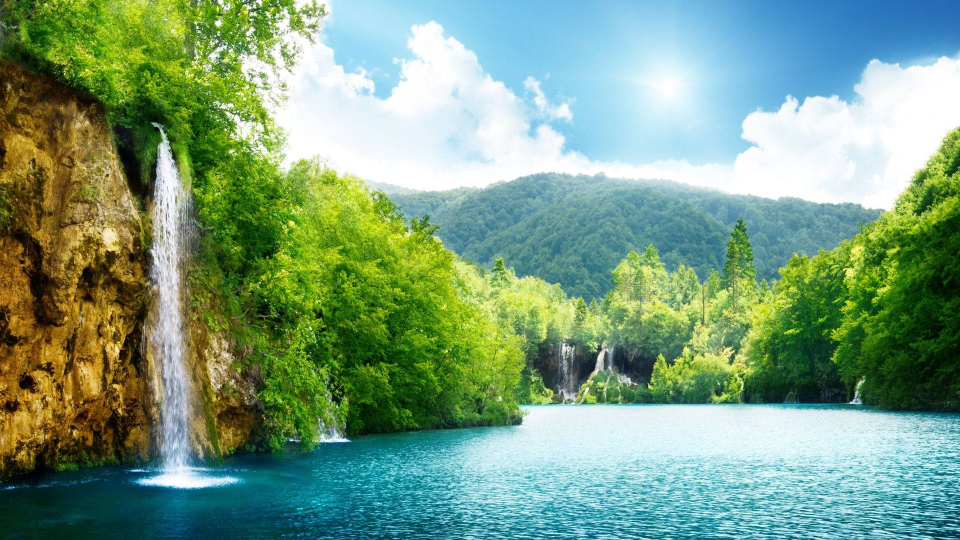
#> input picture session 1/nature.jpg, 1920 x 1080 px (shown at 1/2 size)
$ jupyter execute matplot_opencv_test.ipynb
#> lines starting #> are read from the running program, lines starting #| are printed output that depends on the picture
# Computer graphic

[cell 1]
from matplotlib import pyplot as plt

## Making a simple Liner vector

[cell 2]
x = [1,2,3,4,5]
y = [2,4,6,8,10]
plt.plot(x,y)
plt.title("Simple Line Chart")
plt.xlabel("X")
plt.ylabel("Y")
plt.grid(True)
plt.show()
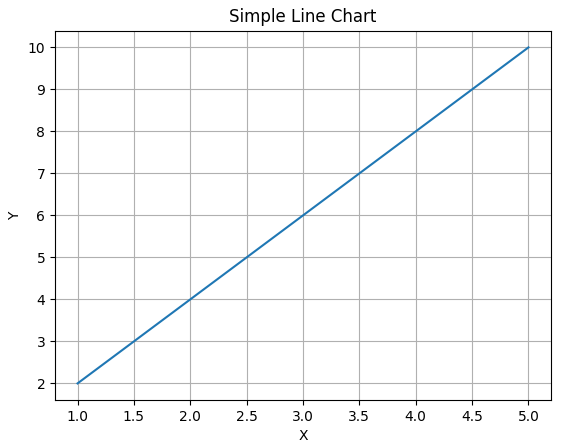
#> figure drawn by matplotlib, 1 panel

## read and show a image

[cell 3]
import cv2

# Reading the image
image = cv2.imread('nature.jpg')
#> image is the input picture: shape (1080, 1920, 3); mean B, G, R 126.7, 157, 121.7

# Converting image color from BGR to RGB
image = cv2.cvtColor(image,cv2.COLOR_BGR2RGB)

# Showing image in Jupyter
plt.imshow(image)
plt.axis("off")
plt.title("Image display")
plt.show()

## Converting image to gray color

[cell 4]
# Doing this after you read the image with cv2
# Turning color from BGR to GRAY
gray = cv2.cvtColor(image,cv2.COLOR_BGR2GRAY)
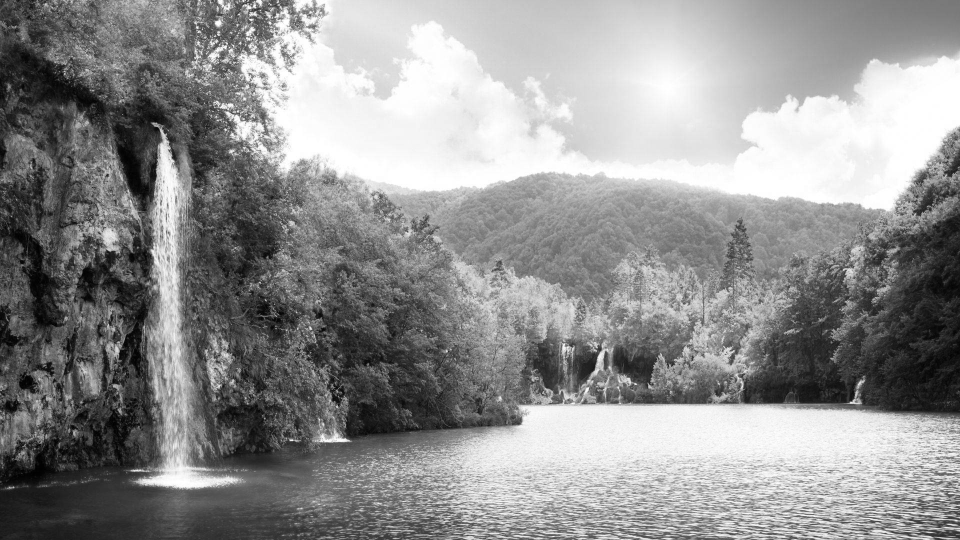
#> gray: shape (1080, 1920) (shown at 1/2 size); min 0, max 255, mean 143.9

# Showing the image
plt.imshow(gray,cmap='gray')
plt.title("Gray scale image")
plt.axis('off')
plt.show()

## Resizing the image

[cell 5]
# Doing this after you read the image with cv2 and convert the color from BGR to RGB
# Changing the size of image from 1920*1080 to 640*640
resized = cv2.resize(image,(640,640))
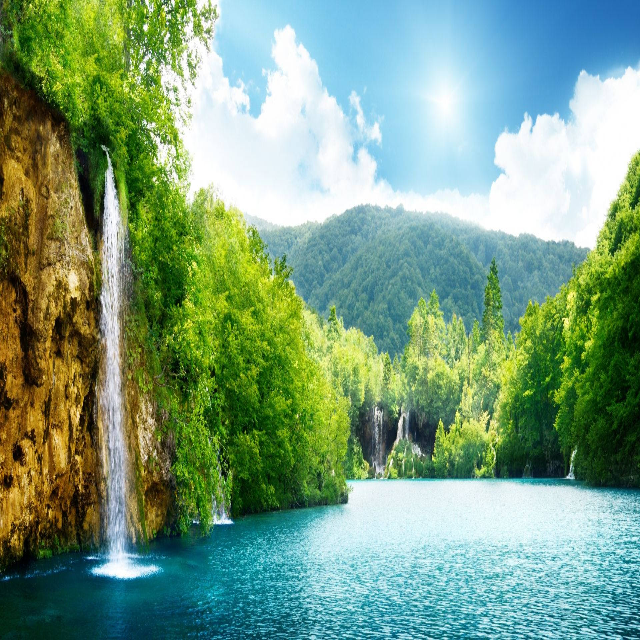
#> resized: shape (640, 640, 3); mean R, G, B 121.7, 156.9, 126.7

# Showing the resized image
plt.imshow(resized)
plt.title("Resized image")
plt.axis("off")
plt.show()
